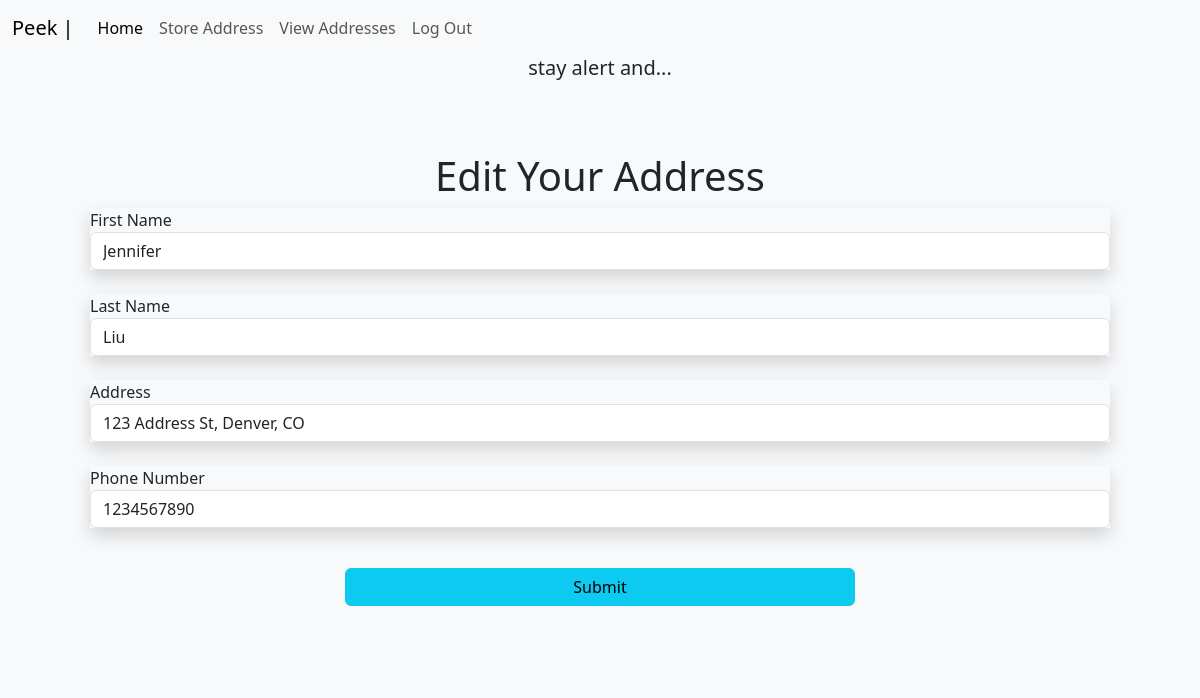
Screenshot of /addresses/3/edit (signed in) with the database file from the repository.
### app/models.py (models this page shows, shortened)
class Address(db.Model):
    id = db.Column(db.Integer, primary_key = True)
    firstname = db.Column(db.String(50), nullable = False)
    lastname = db.Column(db.String(50), nullable = False)
    phone_number = db.Column(db.String(20))
    address = db.Column(db.String(50))
    date_created = db.Column(db.DateTime, nullable=False, default=datetime.utcnow)
    user_id = db.Column(db.Integer, db.ForeignKey('user.id'))

### app/routes.py (the view, shortened to what this page needs)
@app.route('/addresses/<address_id>/edit', methods = ["GET", "POST"])
@login_required
def edit_address(address_id):
    addressp = Address.query.get_or_404(address_id)
    if not addressp:
        flash(f"This post with id of {address_id} does not exist", 'danger')
        return redirect(url_for('address'))
    if addressp.author != current_user:
        flash("You do not have permission to edit this post", "danger")
        return redirect(url_for('address'))
    form = AddressForm()
    if request.method == 'GET':
        form.firstname.data = addressp.firstname
        form.lastname.data = addressp.lastname
        form.address.data = addressp.address
        form.phone_number.data = addressp.phone_number
    return render_template('edit.html', addressp = addressp, form = form)

### app/forms.py
class AddressForm(FlaskForm):
    firstname = StringField("First Name", validators = [InputRequired()])
    lastname = StringField("Last Name", validators = [InputRequired()])
    phone_number = StringField('Phone Number', validators = [InputRequired()])
    address = StringField('Address', validators = [InputRequired()])
    submit = SubmitField()

### app/models.py (called while the page is built)
@login.user_loader
def load_user(user_id):
    return User.query.get(user_id)

### app/templates/edit.html (shortened to what this page needs)
{% extends 'base.html' %}
{% block content %}
<div class="justify-content-center mt-4">
<form action ="" class = 'bg-light mt-3 p-5' method ="post">
<h1 class = 'text-center'>Edit Your Address</h1>
<div class="mb-3 shadow p3 mb-4">
{{ form.firstname.label }}
{{ form.firstname(class ='form-control', value = addressp.firstname )}}
</div>
<div class="mb-3 shadow p3 mb-4">
{{ form.lastname.label }}
{{ form.lastname(class ='form-control', value = addressp.lastname )}}
</div>
<div class="mb-3 shadow p3 mb-4">
{{ form.address.label }}
{{ form.address(class ='form-control', value = addressp.address )}}
</div>
<div class="mb-3 shadow p3 mb-4">
{{ form.phone_number.label }}
{{ form.phone_number(class ='form-control', value = addressp.phone_number)}}
</div>
<div class="text-center mb-3 ">
{{ form.submit(class ='btn btn-info w-50 mt-3') }}
</div>
{% endblock %}

### rows the page displays
Address: firstname "Jennifer", lastname "Liu", address "123 Address St, Denver, CO", phone_number "1234567890"
